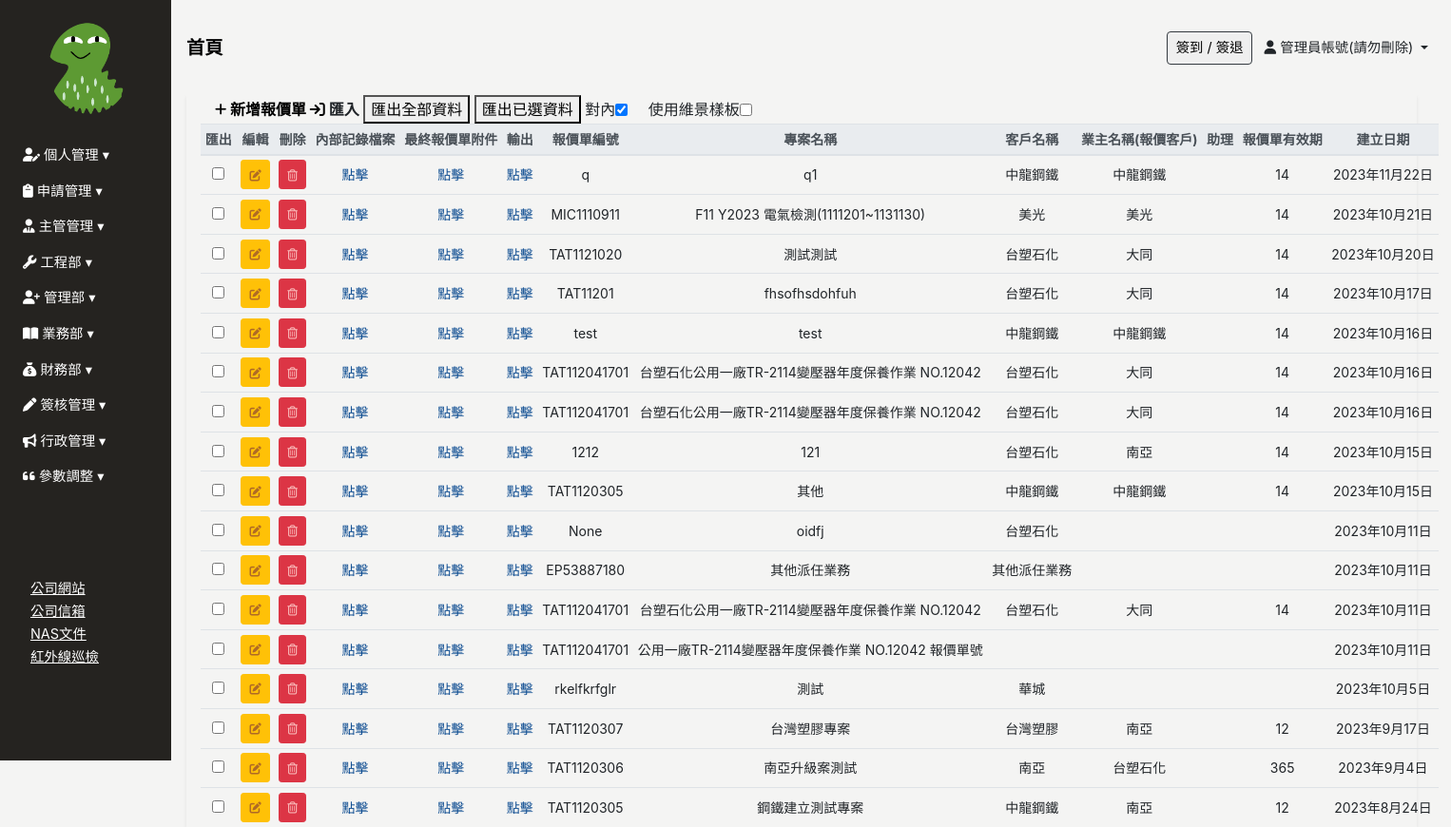
The app's page /quotation (signed in), older data.
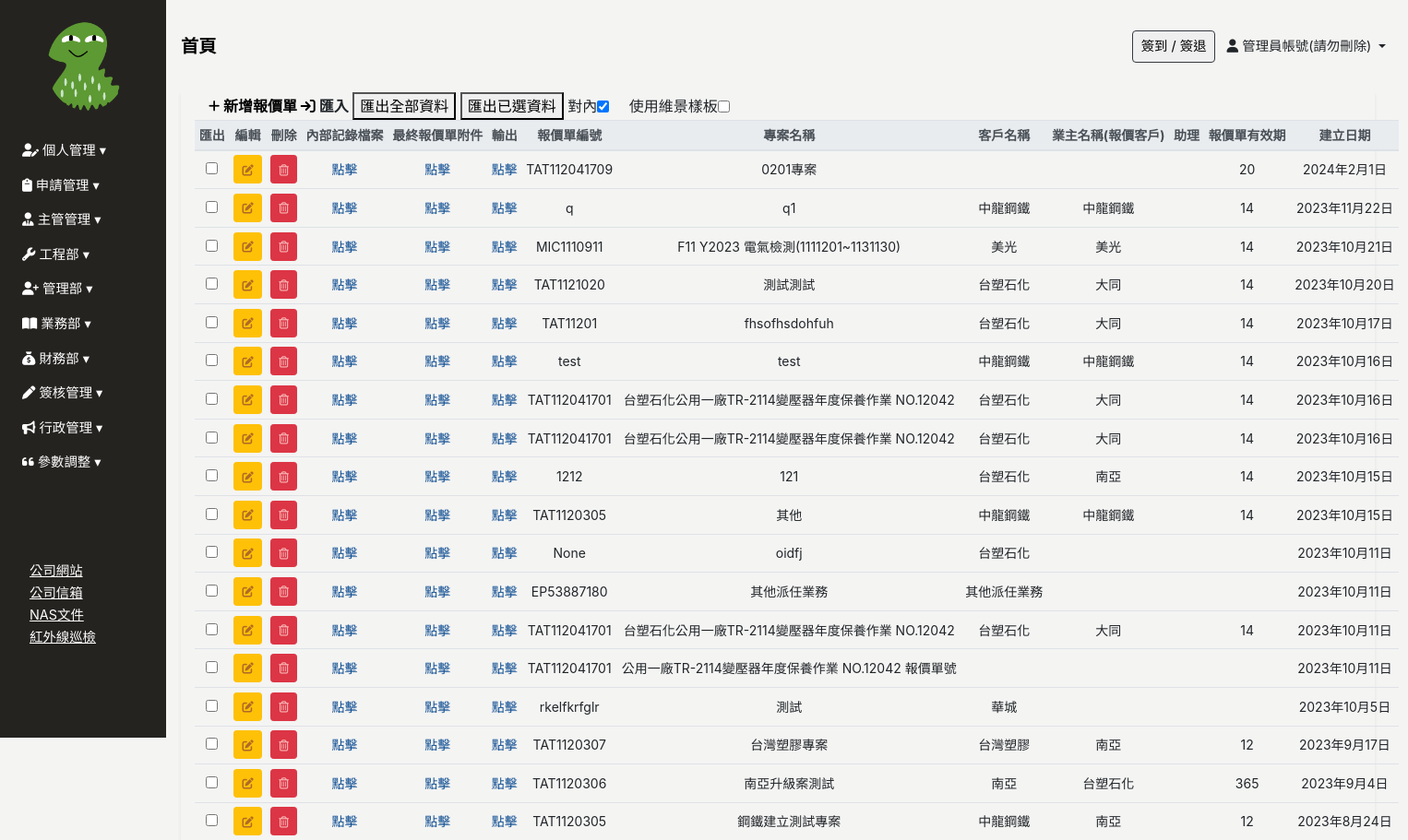
The same page, newer data.
### Backend/models.py (models this page shows, shortened)
class ModifiedModel(models.Model):
    modified_by = models.ForeignKey("Employee", on_delete=models.SET_NULL, null=True, blank=True)
    created_date = models.DateField(default=timezone.now,verbose_name='建立日期')
    update_date = models.DateField(auto_now=True, verbose_name='更新日期')
    class Meta:
        abstract = True

class Quotation(ModifiedModel):
    pay_method_CHOICES = [
        ('1', '(1)付款方式:完工請款100%.初次交易,請配合開立即期票或匯款。'),
        ('2', '(2)付款方式:完工請款100%.發票開立後期票30天。'),
        ('3','(3)付款方式:與業主額外議定(此部分開放自行填寫,利配合部分廠商付款特殊要求)'),
    ]
    quotation_id = models.CharField(max_length=100, null=True, blank=True, verbose_name='報價單編號')
    client = models.ForeignKey("Client",related_name="Quotation", on_delete=models.SET_NULL, null=True, blank=True, verbose_name='客戶名稱')
    requisition = models.ForeignKey("Client",related_name="Quotation_buy", on_delete=models.SET_NULL, null=True, blank=True, verbose_name='請購單位')
    project_name = models.CharField(max_length=100, verbose_name="專案名稱",blank=True, null=True)
    quote_date = models.DateField(null=True, blank=True, verbose_name="報價日期")
    quote_validity_period = models.IntegerField(verbose_name="報價單有效期",blank=True, null=True)
    business_assistant_user = models.ForeignKey(Employee,related_name="quotaion_process", null=True ,on_delete=models.SET_NULL, verbose_name="業務助理")
    pay_method = models.CharField(max_length=1, choices=pay_method_CHOICES, null=True, blank=True, verbose_name='付款方式')
    internal_content = models.TextField(blank=True, null=True, verbose_name='紀錄(對內)')
    created_by = models.ForeignKey("Employee",related_name="quotation_author", on_delete=models.SET_NULL, null=True, blank=True)
    uploaded_files = models.ManyToManyField(UploadedFile,blank=True,  related_name="quotationfile",verbose_name="內部記錄檔案")
    last_excel = models.ManyToManyField(UploadedFile,blank=True,  related_name="quotationLastExcelFile", verbose_name="最終版報價單")
    remark = models.TextField(null=True, blank=True, verbose_name="備註")
    class Meta:
        verbose_name = "報價單"
        verbose_name_plural = "報價單"

class Client(ModifiedModel):
    client_name = models.CharField(max_length=100, blank=True, null=True, verbose_name="客戶簡稱")
    client_chinese_name = models.CharField(max_length=100, blank=True, null=True, verbose_name="客戶中文名稱")
    client_english_name = models.CharField(max_length=150, blank=True, null=True, verbose_name="客戶英文名稱")
    client_id = models.CharField(max_length=100, blank=True, null=True, verbose_name="客戶編號")
    tax_id = models.CharField(max_length=20, verbose_name="統一編號",blank=True, null=True)
    established = models.DateField(blank=True, null=True, verbose_name="成立時間")
    contact_principal = models.CharField(max_length=50, verbose_name="公司負責人",blank=True, null=True)
    pay_days = models.CharField(max_length=50, verbose_name="付款天數",blank=True, null=True)
    pay_method = models.CharField(max_length=50, verbose_name="付款方式",blank=True, null=True)
    address = models.CharField(max_length=100,verbose_name="公司地址",blank=True, null=True)
    remark = models.TextField( null=True, blank=True, verbose_name='備註')
    contact_str=models.TextField( null=True, blank=True, verbose_name='聯絡人字串')
    address_str=models.TextField( null=True, blank=True, verbose_name='地址字串')
    contact_person = models.CharField(max_length=50, verbose_name="聯絡人",blank=True, null=True)
    tel = models.CharField(max_length=20, verbose_name="電話",blank=True, null=True)
    mobile = models.CharField(max_length=20, verbose_name="手機",blank=True, null=True)
    fax = models.CharField(max_length=20, verbose_name="傳真",blank=True, null=True)
    email = models.EmailField(verbose_name="電子郵件",blank=True, null=True)
    uploaded_files = models.ManyToManyField(UploadedFile,blank=True,  related_name="clientfile")
    class Meta:
        verbose_name = "客戶管理"
        verbose_name_plural = verbose_name

### Frontend/views.py (the view)
# urls.py: path('quotation', login_required(views.Quotation_ListView.as_view()), name="quotation"),
class Quotation_ListView(ListView):
    model = Quotation
    template_name = 'quotation/quotation.html'
    context_object_name = 'quotation'
    def get_context_data(self, **kwargs):
        context = super().get_context_data(**kwargs)
        context["workitems"]= Work_Item.objects.all()
        context['client'] = Client.objects.all()
        context['quotation'] = Quotation.objects.all().order_by("-id")
        employees_sorted = Employee.active_users().filter(departments__department_name='業務部')
        context['employees_sorted'] = employees_sorted
        return context

### Backend/context_processors.py (called while the page is built, shortened)
def approval_count(request):
    if  isinstance(request.user, AnonymousUser):
        return {'approval_count': 0}
    if hasattr( request.user,"employee")==False:
        return {'approval_count': "異常"}
    current_employee = request.user.employee
    related_records = []
    for Approval in ApprovalModel.objects.filter(current_status="in_process"):
        get_employee,x_time = Approval.get_approval_employee()
        print(x_time)
        if get_employee !="x":
            if  get_employee ==current_employee :
                related_records.append(Approval)
        elif get_employee =="clean":
            pass
    return {"approval_count":len(related_records)}

def pass_test_func(request):
    pass_test_func = settings.PASS_TEST_FUNC
    return {"pass_test_func":pass_test_func}

def sys_messages(request):
    if  isinstance(request.user, AnonymousUser):
        return {'sys_messages': {}}
    if hasattr( request.user,"employee")==False:
        return {'sys_messages': {}}
    get_sys_messages = SysMessage.objects.filter(Target_user=request.user.employee,watch=False)
    bottom_position = 20  # 初始底部位置
    sys_messages_data = []
    return {'sys_messages': sys_messages_data}

### Frontend/templates/quotation/quotation.html (shortened to what the changed rows need)
{% extends 'base/base_dashboard.html' %}
{% block import %}
{% load static%}
<link rel="stylesheet" href="{% static 'css/employee/employee.css' %}">
{% endblock %}
{% block main %}
<div class="main px-3">
    <div class="employee-table container-fluid shadow-sm table-responsive-lg">
        <table class="table table-sm table-hover text-center" id="table" data-toggle="table" data-sortable="true"
            data-toolbar="#toolbar" data-search="true" data-show-columns="true" data-filter-strict-search="true"
            data-show-columns-toggle-all="true" data-pagination="true" data-page-size="25" data-page-list="[25, All]"
            data-filter-control="true">
            <thead class="thead-light" style="font-size: 14px;">
                <tr class="text-nowrap">
                    <th data-force-hide="true" data-switchable="false" data-no-print="true" data-field="checkbox"
                        class="d-none d-md-table-cell">匯出</th>
                    <th data-force-hide="true" data-switchable="false" data-no-print="true" data-field="edit">編輯</th>
                    <th data-force-hide="true" data-switchable="false" data-no-print="true" data-field="delete">刪除</th>
                    <th data-field="internal_content_file" data-sortable="false">內部記錄檔案</th>
                    <th data-field="last_excel_file" data-sortable="false">最終報價單附件</th>
                    <th data-force-hide="true" data-switchable="false" data-no-print="true" data-field="process">
                        輸出</th>
                    <th data-field="quotation_id" data-sortable="true">報價單編號</th>
                    <th data-field="project_name" data-sortable="true">專案名稱</th>
                    <th data-field="client" data-sortable="true">客戶名稱</th>
                    <th data-field="requisition" data-sortable="true">業主名稱(報價客戶)</th>
                    <th data-field="business_assistant" data-sortable="true">助理</th>
                    <th data-field="quote_validity_period" data-sortable="true">報價單有效期</th>
                    <th data-field="created_date" data-sortable="true">建立日期</th>
                </tr>
            </thead>
            <tbody class="text-nowrap" style="font-size: 14px;">
                {% for item in quotation %}
                <tr>
                    <td><input type="checkbox" name="importcheckd" onclick="updateCheckedArray(this)"
                            value="{{ item.id }}"></td>
                    <td>
                        <a data-target="#employee-modal" type="button" data-url="quotation" data-id="{{ item.id }}"
                            class=" btn btn-sm btn-warning" data-toggle="modal"
                            data-target="#project-confirmation-modal" onclick="LoadData(event)">
                        </a>
                    </td>
                    <td>
                        <a data-url="quotation" data-target="#employee-modal" data-id="{{ item.id }}" type="button"
                            class="sys_del btn btn-sm btn-danger" onclick="DELETE_handleClick(event)">
                        </a>
                    </td>
                    <td>
                        <a href="" onclick="setQuotationId({{item.pk}}, 'file' )" data-toggle="modal"
                            data-target="#fileUploadModal">點擊</a>
                    </td>
                    <td>
                        <a href="" onclick="setQuotationId({{item.pk}}, 'lastExcelFile' )" data-toggle="modal"
                            data-target="#LastExcelFileUploadModal">點擊</a>
                    </td>
                    <td><a href="#" onclick="openNewWindow({{item.pk}})">點擊</a></td>
                    <td>
                        {{ item.quotation_id}}
                    </td>
                    <td>
                        {{ item.project_name}}
                    </td>
                    <td>
                        {% if item.client.client_name %}{{ item.client.client_name }}{% endif %}
                    </td>
                    <td>
                        {% if item.requisition.client_name %}{{ item.requisition.client_name }}{% endif %}
                    </td>
                    <td>
                    </td>
                    <td>
                        {% if item.quote_validity_period %}{{ item.quote_validity_period }}{% endif %}
                    </td>
                    <td>
                        {{ item.created_date}}
                    </td>
                </tr>
                {% endfor %}
            </tbody>
        </table>
    </div>
</div>
{% endblock %}

Row changes from the older to the newer data that the page shows:
added Quotation: quotation_id "TAT112041709", project_name "0201專案", quote_validity_period "20", created_date "2024年2月1日"
